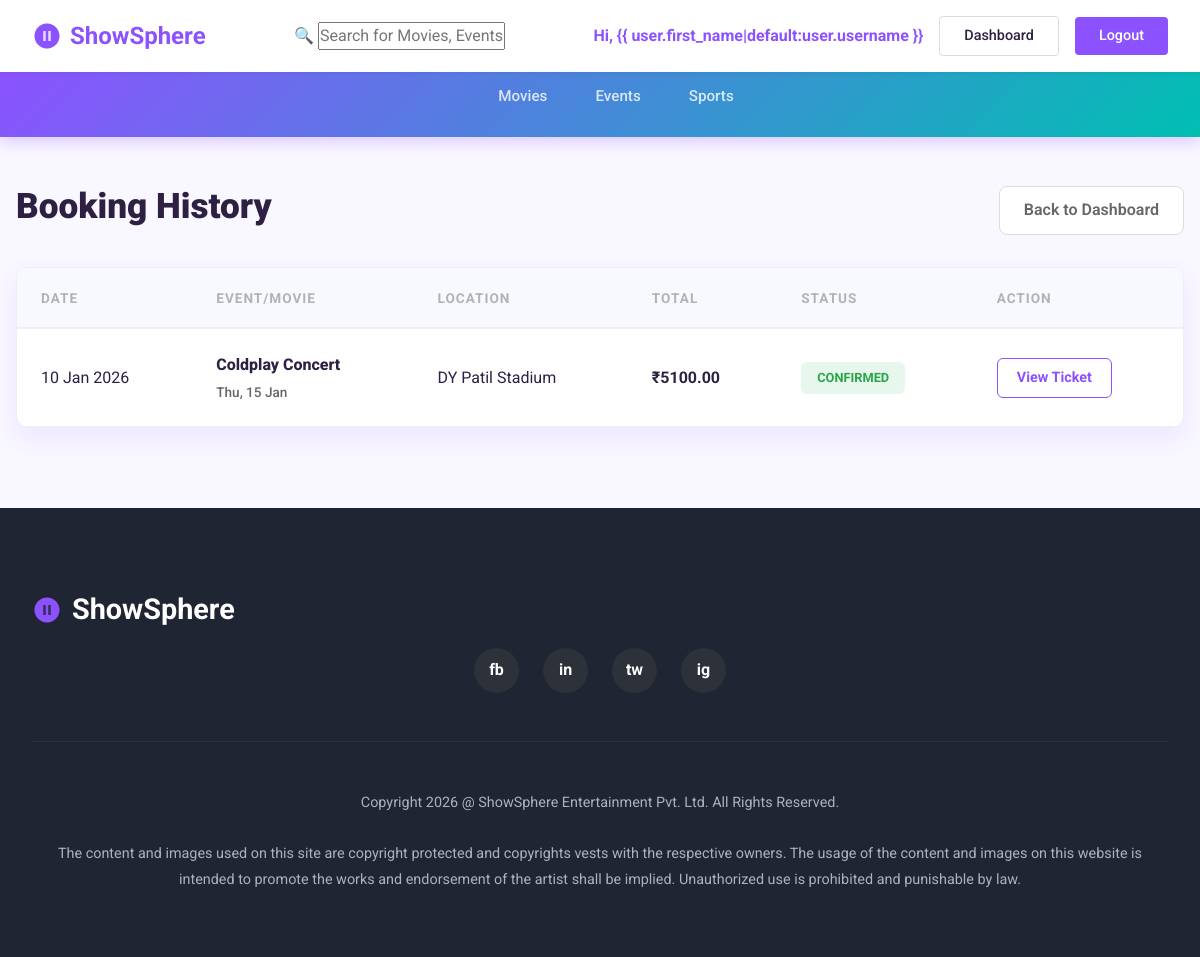
The app's page /booking-history/ (signed in), older data.
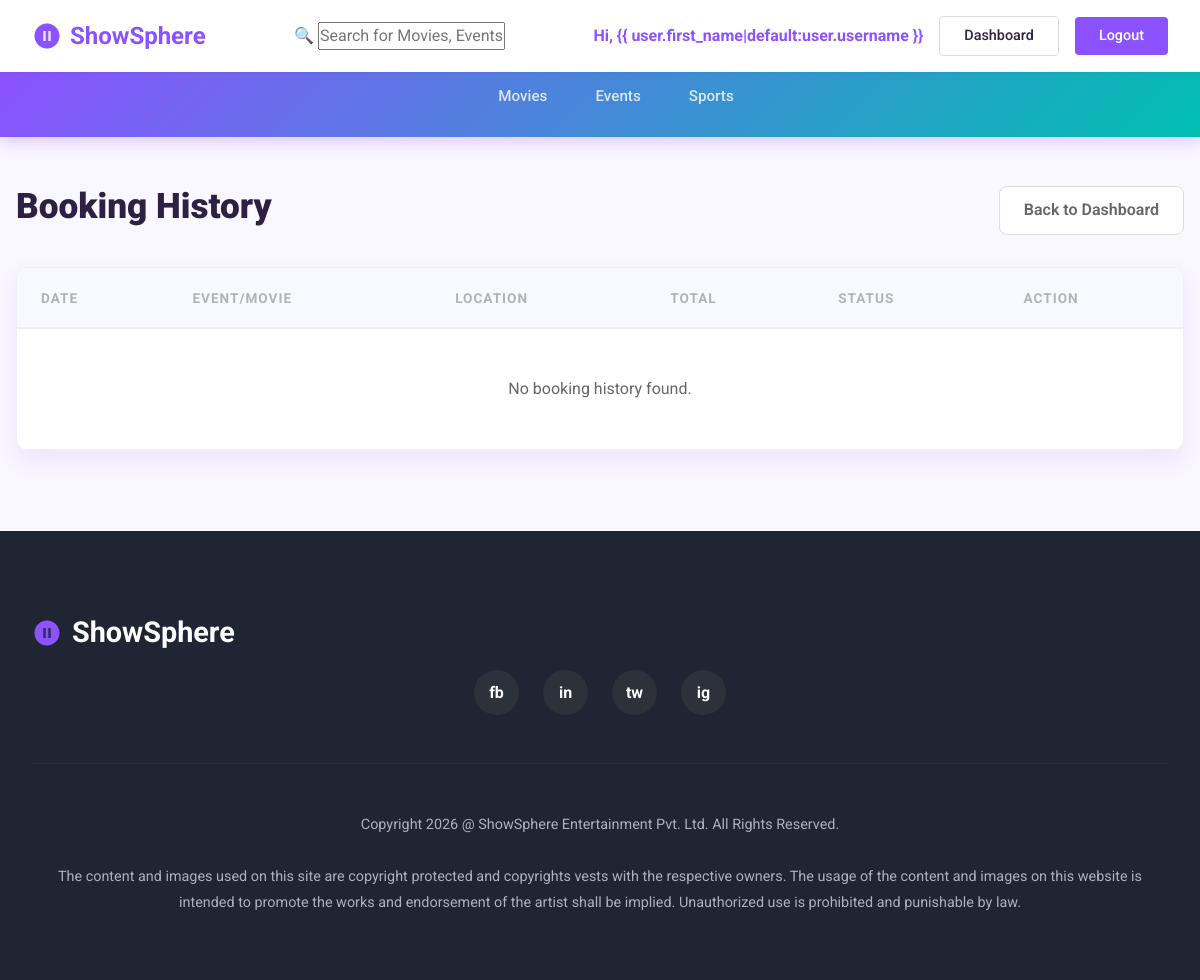
The same page, newer data.
### booking/models.py (models this page shows, shortened)
class Booking(models.Model):
    PAYMENT_STATUS_CHOICES = [
        ('pending', 'Pending'),
        ('completed', 'Completed'),
        ('failed', 'Failed'),
        ('refunded', 'Refunded'),
    ]
    PAYMENT_METHOD_CHOICES = [
        ('upi', 'UPI'),
        ('card', 'Debit/Credit Card'),
        ('wallet', 'Wallet'),
        ('netbanking', 'Net Banking'),
    ]
    booking_id = models.CharField(max_length=20, unique=True, editable=False)
    user = models.ForeignKey(CustomUser, on_delete=models.CASCADE, related_name='bookings')
    show = models.ForeignKey(Show, on_delete=models.CASCADE, related_name='bookings')
    seats = models.ManyToManyField(Seat, related_name='bookings')
    total_amount = models.DecimalField(max_digits=10, decimal_places=2)
    convenience_fee = models.DecimalField(max_digits=10, decimal_places=2, default=0)
    payment_method = models.CharField(max_length=20, choices=PAYMENT_METHOD_CHOICES)
    payment_status = models.CharField(max_length=20, choices=PAYMENT_STATUS_CHOICES, default='pending')
    booking_date = models.DateTimeField(auto_now_add=True)
    class Meta:
        ordering = ['-booking_date']
    @property
    def grand_total(self):
        return self.total_amount + self.convenience_fee

class Show(models.Model):
    SHOW_TYPE_CHOICES = [
        ('event', 'Event Show'),
        ('movie', 'Movie Show'),
    ]
    show_type = models.CharField(max_length=10, choices=SHOW_TYPE_CHOICES)
    event = models.ForeignKey(Event, on_delete=models.CASCADE, null=True, blank=True, related_name='shows')
    venue = models.ForeignKey(Venue, on_delete=models.CASCADE, null=True, blank=True, related_name='shows')
    movie = models.ForeignKey(Movie, on_delete=models.CASCADE, null=True, blank=True, related_name='shows')
    screen = models.ForeignKey(Screen, on_delete=models.CASCADE, null=True, blank=True, related_name='shows')
    show_date = models.DateField()
    show_time = models.TimeField()
    end_time = models.TimeField()
    base_price = models.DecimalField(max_digits=10, decimal_places=2, help_text='Starting price')
    is_active = models.BooleanField(default=True)
    created_at = models.DateTimeField(auto_now_add=True)
    class Meta:
        ordering = ['show_date', 'show_time']

class Event(models.Model):
    STATUS_CHOICES = [
        ('pending', 'Pending Approval'),
        ('approved', 'Approved'),
        ('rejected', 'Rejected'),
    ]
    organizer = models.ForeignKey(OrganizerProfile, on_delete=models.CASCADE, related_name='events')
    title = models.CharField(max_length=200)
    description = models.TextField()
    category = models.ForeignKey(Category, on_delete=models.CASCADE, related_name='events',
                                 help_text='Concerts, Sports, Comedy, Shows, etc.')
    genre = models.ForeignKey(Genre, on_delete=models.SET_NULL, null=True, blank=True)
    language = models.ForeignKey(Language, on_delete=models.SET_NULL, null=True, blank=True)
    duration = models.PositiveIntegerField(help_text='Duration in minutes')
    artist_name = models.CharField(max_length=200, blank=True, help_text='Main artist/performer/team')
    poster = models.ImageField(upload_to='event_posters/')
    trailer_url = models.URLField(blank=True, help_text='YouTube promo/trailer URL')
    status = models.CharField(max_length=20, choices=STATUS_CHOICES, default='pending')
    is_trending = models.BooleanField(default=False)
    created_at = models.DateTimeField(auto_now_add=True)
    updated_at = models.DateTimeField(auto_now=True)
    class Meta:
        ordering = ['-created_at']

class Venue(models.Model):
    organizer = models.ForeignKey(OrganizerProfile, on_delete=models.CASCADE, related_name='venues')
    name = models.CharField(max_length=200, help_text='Venue name (e.g., Stadium, Arena, Auditorium)')
    city = models.ForeignKey(City, on_delete=models.CASCADE, related_name='event_venues')
    address = models.TextField()
    capacity = models.PositiveIntegerField()
    facilities = models.TextField(blank=True, help_text='Parking, Food Court, etc.')
    venue_type = models.CharField(max_length=50, blank=True, help_text='Stadium, Arena, Hall, etc.')
    is_active = models.BooleanField(default=True)
    created_at = models.DateTimeField(auto_now_add=True)
    class Meta:
        ordering = ['name']

### booking/views.py (the view)
# urls.py: path('booking-history/', views.booking_history, name='booking_history'),
@customer_required
def booking_history(request):
    bookings = Booking.objects.filter(user=request.user).order_by('-booking_date')
    context = {
        'bookings': bookings,
    }
    return render(request, 'customer/booking_history.html', context)

### templates/customer/booking_history.html (shortened to what the changed rows need)
{% extends 'base.html' %}
{% load static %}
{% block content %}
<div class="container-content">
    <div class="page-header">
        <h1 class="page-title">Booking History</h1>
    </div>
    <div class="history-card">
        <table>
            <thead>
                <tr>
                    <th>Date</th>
                    <th>Event/Movie</th>
                    <th>Location</th>
                    <th>Total</th>
                    <th>Status</th>
                    <th>Action</th>
                </tr>
            </thead>
            <tbody>
                {% for booking in bookings %}
                <tr>
                    <td>{{ booking.booking_date|date:"d M Y" }}</td>
                    <td class="movie-cell">
                        {% if booking.show.show_type == 'movie' %}
                        {{ booking.show.movie.title }}
                        {% else %}
                        {{ booking.show.event.title }}
                        {% endif %}
                        <span class="movie-subtitle">{{ booking.show.show_date|date:"D, d M" }}</span>
                    </td>
                    <td>
                        {% if booking.show.venue %}
                        {{ booking.show.venue.name }}
                        {% else %}
                        {{ booking.show.screen.theatre.name }}
                        {% endif %}
                    </td>
                    <td class="total-cell">₹{{ booking.grand_total }}</td>
                    <td>
                        {% if booking.payment_status == 'completed' %}
                        <span class="status-badge">Confirmed</span>
                        {% elif booking.payment_status == 'pending' %}
                        <span class="status-badge pending">Pending</span>
                        {% else %}
                        <span class="status-badge failed">{{ booking.payment_status|title }}</span>
                        {% endif %}
                    </td>
                    <td>
                        {% if booking.payment_status == 'completed' %}
                        <a href="{% url 'booking:ticket_detail' booking.tickets.first.id %}" class="btn-view">View
                            Ticket</a>
                        {% endif %}
                    </td>
                </tr>
                {% empty %}
                <tr>
                    <td colspan="6" class="no-history">
                        No booking history found.
                    </td>
                </tr>
                {% endfor %}
            </tbody>
        </table>
    </div>
</div>
{% endblock %}

Row changes from the older to the newer data that the page shows:
removed Booking: booking_date "10 Jan 2026", show.event "Coldplay Concert", show.show_date "Thu, 15 Jan", show.venue.name "DY Patil Stadium", grand_total "5100.00", payment_status "CONFIRMED"
Text that changed along with them:
text now shown: "No booking history found."
